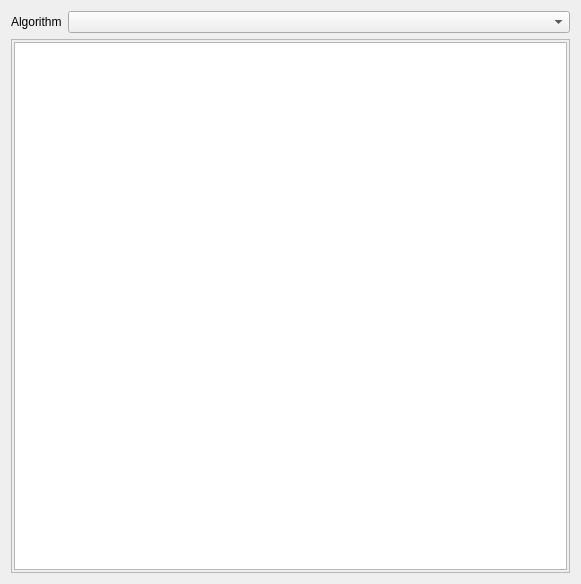
<?xml version="1.0" encoding="UTF-8"?>
<ui version="4.0">
 <class>RegistrationWidget</class>
 <widget class="QWidget" name="RegistrationWidget">
  <property name="geometry">
   <rect>
    <x>0</x>
    <y>0</y>
    <width>581</width>
    <height>584</height>
   </rect>
  </property>
  <property name="windowTitle">
   <string>Form</string>
  </property>
  <layout class="QVBoxLayout" name="verticalLayout">
   <item>
    <layout class="QHBoxLayout" name="horizontalLayout">
     <item>
      <widget class="QLabel" name="algorithmLabel">
       <property name="sizePolicy">
        <sizepolicy hsizetype="Minimum" vsizetype="Preferred">
         <horstretch>0</horstretch>
         <verstretch>0</verstretch>
        </sizepolicy>
       </property>
       <property name="text">
        <string>Algorithm</string>
       </property>
      </widget>
     </item>
     <item>
      <widget class="QComboBox" name="algorithmListComboBox">
       <property name="sizePolicy">
        <sizepolicy hsizetype="Expanding" vsizetype="Fixed">
         <horstretch>0</horstretch>
         <verstretch>0</verstretch>
        </sizepolicy>
       </property>
      </widget>
     </item>
    </layout>
   </item>
   <item>
    <widget class="QFrame" name="frame">
     <property name="frameShape">
      <enum>QFrame::StyledPanel</enum>
     </property>
     <property name="frameShadow">
      <enum>QFrame::Raised</enum>
     </property>
     <layout class="QVBoxLayout" name="verticalLayout_2">
      <property name="spacing">
       <number>2</number>
      </property>
      <property name="leftMargin">
       <number>2</number>
      </property>
      <property name="topMargin">
       <number>2</number>
      </property>
      <property name="rightMargin">
       <number>2</number>
      </property>
      <property name="bottomMargin">
       <number>2</number>
      </property>
      <item>
       <widget class="QTreeView" name="treeView">
        <attribute name="headerVisible">
         <bool>true</bool>
        </attribute>
       </widget>
      </item>
     </layout>
    </widget>
   </item>
  </layout>
 </widget>
 <resources/>
 <connections/>
</ui>
